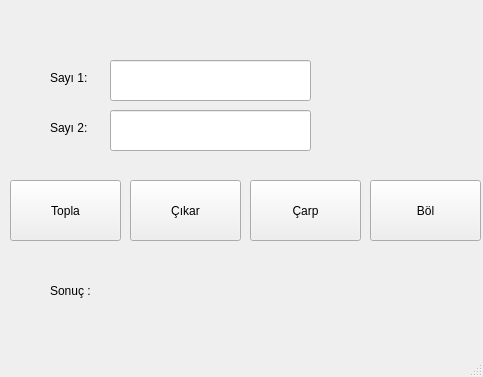
<?xml version="1.0" encoding="UTF-8"?>
<ui version="4.0">
 <class>MainWindow</class>
 <widget class="QMainWindow" name="MainWindow">
  <property name="geometry">
   <rect>
    <x>0</x>
    <y>0</y>
    <width>483</width>
    <height>377</height>
   </rect>
  </property>
  <property name="windowTitle">
   <string>MainWindow</string>
  </property>
  <widget class="QWidget" name="centralwidget">
   <widget class="QLabel" name="label">
    <property name="geometry">
     <rect>
      <x>50</x>
      <y>70</y>
      <width>55</width>
      <height>16</height>
     </rect>
    </property>
    <property name="text">
     <string>Sayı 1: </string>
    </property>
   </widget>
   <widget class="QLabel" name="label_2">
    <property name="geometry">
     <rect>
      <x>50</x>
      <y>120</y>
      <width>55</width>
      <height>16</height>
     </rect>
    </property>
    <property name="text">
     <string>Sayı 2: </string>
    </property>
   </widget>
   <widget class="QLineEdit" name="txt_sayi1">
    <property name="geometry">
     <rect>
      <x>110</x>
      <y>60</y>
      <width>201</width>
      <height>41</height>
     </rect>
    </property>
   </widget>
   <widget class="QLineEdit" name="txt_sayi2">
    <property name="geometry">
     <rect>
      <x>110</x>
      <y>110</y>
      <width>201</width>
      <height>41</height>
     </rect>
    </property>
   </widget>
   <widget class="QPushButton" name="btn_cikarma">
    <property name="geometry">
     <rect>
      <x>130</x>
      <y>180</y>
      <width>111</width>
      <height>61</height>
     </rect>
    </property>
    <property name="text">
     <string>Çıkar</string>
    </property>
   </widget>
   <widget class="QPushButton" name="btn_carpma">
    <property name="geometry">
     <rect>
      <x>250</x>
      <y>180</y>
      <width>111</width>
      <height>61</height>
     </rect>
    </property>
    <property name="text">
     <string>Çarp</string>
    </property>
   </widget>
   <widget class="QPushButton" name="btn_toplama">
    <property name="geometry">
     <rect>
      <x>10</x>
      <y>180</y>
      <width>111</width>
      <height>61</height>
     </rect>
    </property>
    <property name="text">
     <string>Topla</string>
    </property>
   </widget>
   <widget class="QPushButton" name="btn_bolme">
    <property name="geometry">
     <rect>
      <x>370</x>
      <y>180</y>
      <width>111</width>
      <height>61</height>
     </rect>
    </property>
    <property name="text">
     <string>Böl</string>
    </property>
   </widget>
   <widget class="QLabel" name="lbl_sonuc">
    <property name="geometry">
     <rect>
      <x>50</x>
      <y>270</y>
      <width>101</width>
      <height>41</height>
     </rect>
    </property>
    <property name="text">
     <string>Sonuç : </string>
    </property>
   </widget>
  </widget>
  <widget class="QMenuBar" name="menubar">
   <property name="geometry">
    <rect>
     <x>0</x>
     <y>0</y>
     <width>483</width>
     <height>26</height>
    </rect>
   </property>
  </widget>
  <widget class="QStatusBar" name="statusbar"/>
 </widget>
 <resources/>
 <connections/>
</ui>
